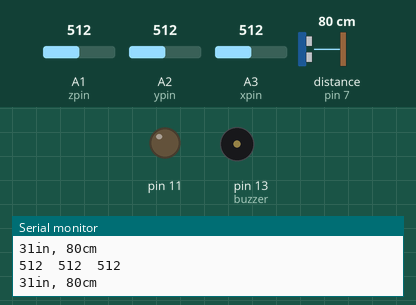
A sketch run on a simulated Arduino Uno, built with avr-gcc and run on an emulated ATmega328P. Shown: output pins drawn as LEDs (lit = HIGH), buzzer (waves = sounding, pin HIGH), the last lines printed to the serial monitor. Wiring (inferred from the names in the program): ultrasonic range finder: trigger pin 8; echo pin 7. Dashed ring = blinking. The test bench sets the inputs (shaded band); at power-on: distance to the obstacle (sensor on pin 7) 80 cm, A2 (ypin) = 512, A1 (zpin) = 512, A3 (xpin) = 512. The echo pulse lasts 58.3 µs per cm; pins used as bus, display or sensor lines are not drawn.

Above: at 1.3 s.
1.4 s: distance to the obstacle (sensor on pin 7) set to 12 cm
2.9 s: distance to the obstacle (sensor on pin 7) set to 9 cm
At 2.97 s:
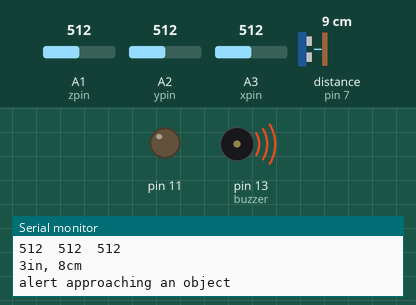
5.9 s: A2 (ypin) set to 351
8.9 s: A2 (ypin) set to 321
At 9.4 s:
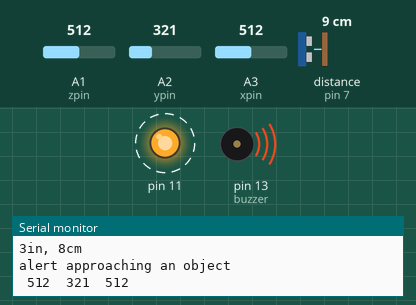
11.9 s: distance to the obstacle (sensor on pin 7) set to 18 cm
At 13.0 s:
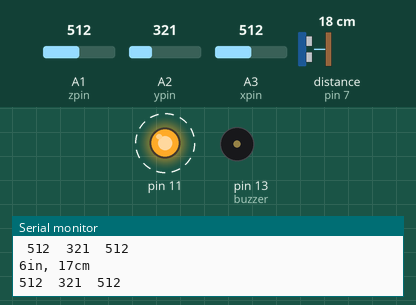
14.9 s: distance to the obstacle (sensor on pin 7) set to 2 cm
At 16.2 s:
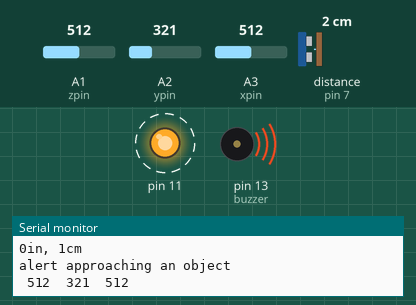
Timing chart, 0 to 18.9 s (numbered marks = the images above; inputs shaded):
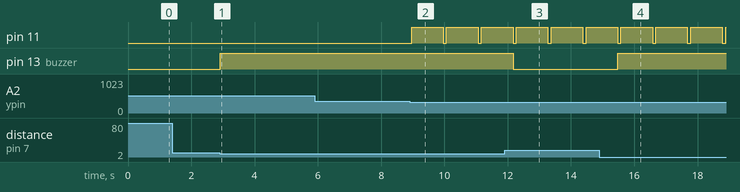

Measured:
- the behaviour switches between 11 and 10 cm on distance to the obstacle (sensor on pin 7) (found by bisection; images 0 and 1)
- the behaviour switches between 335 and 334 on A2 (ypin) (found by bisection; images 1 and 2)
- after the input at 2.9 s, pin 13 (buzzer): LOW → HIGH at once
- after the input at 8.9 s, pin 11: alternates HIGH for 1.0 s and LOW for 0.10 s, starting after 0.06 s
- after the input at 11.9 s, pin 13 (buzzer): HIGH → LOW after 0.27 s
- after the input at 14.9 s, pin 13 (buzzer): LOW → HIGH after 0.58 s

The sketch:

haakay.ino
```cpp
const int trig = 8;
const int echo = 7;
const int buzzer = 13;
const int xpin = A3;                  // x-axis of the accelerometer

const int ypin = A2;                  // y-axis
const int zpin = A1;                  // z-axis (only on 3-axis models)

void setup()
{
  // initialize the serial communications:
 pinMode(11,OUTPUT);
 Serial.begin(9600);
 pinMode(buzzer,OUTPUT);
 delay(100);
}

void loop()
{
  // print the sensor values:
  Serial.print(analogRead(xpin));

  // print a tab between values:
  Serial.print("\t");
  Serial.print(analogRead(ypin));

  // print a tab between values:
  Serial.print("\t");
  Serial.print(analogRead(zpin));
  Serial.println();

 if(analogRead(ypin)<335)
 {
   digitalWrite(11,HIGH);
   delay(1000);
   digitalWrite(11,LOW);
 }

  digitalWrite(buzzer,LOW);
  long duration, inches, cm;

  // The PING))) is triggered by a HIGH pulse of 2 or more microseconds.
  // Give a short LOW pulse beforehand to ensure a clean HIGH pulse:
  pinMode(trig, OUTPUT);
  digitalWrite(trig, LOW);
  delayMicroseconds(2);
  digitalWrite(trig, HIGH);
  delayMicroseconds(5);
  digitalWrite(trig, LOW);

  pinMode(echo, INPUT);
  duration = pulseIn(echo, HIGH);

  // convert the time into a distance
  inches = microsecondsToInches(duration);
  cm = microsecondsToCentimeters(duration);

  Serial.print(inches);
  Serial.print("in, ");
  Serial.print(cm);
  Serial.print("cm");
  Serial.println();

  if(cm<10){
    Serial.print("alert approaching an object \n ");
    digitalWrite(buzzer,HIGH);
  }
  // delay before next reading:
  delay(100);

}


long microsecondsToInches(long microseconds)
{
  return microseconds / 74 / 2;
}

long microsecondsToCentimeters(long microseconds)
{
  return microseconds / 29 / 2;
}
```
